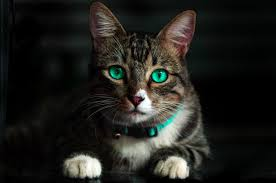
#> input picture cat.jpeg, 276 x 183 px
$ python crop.py --image cat.jpeg
#> lines starting #> are read from the running program, lines starting #| are printed output that depends on the picture
import argparse
import imutils
import cv2

# Fetching the arguments and save in dictionary
ap = argparse.ArgumentParser()
ap.add_argument("-i","--image", required = True, help = "Enter path to the image")
args = vars(ap.parse_args())

#loading and converting the image into numpy array
image = cv2.imread(args["image"])
#> image is the input picture: shape (183, 276, 3); mean B, G, R 28.3, 32.1, 32.1
cv2.imshow("Original Image", image)
cv2.waitKey(0)

# crop the image

# start y:15 end y: 222, start x: 150, end x: 400

cropped = image[15:150, 80:200]
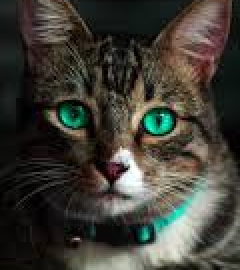
#> cropped: shape (135, 120, 3) (shown 2 times larger); mean B, G, R 54.1, 62, 63.9
cv2.imshow("Cropped", cropped)
cv2.waitKey(0)
